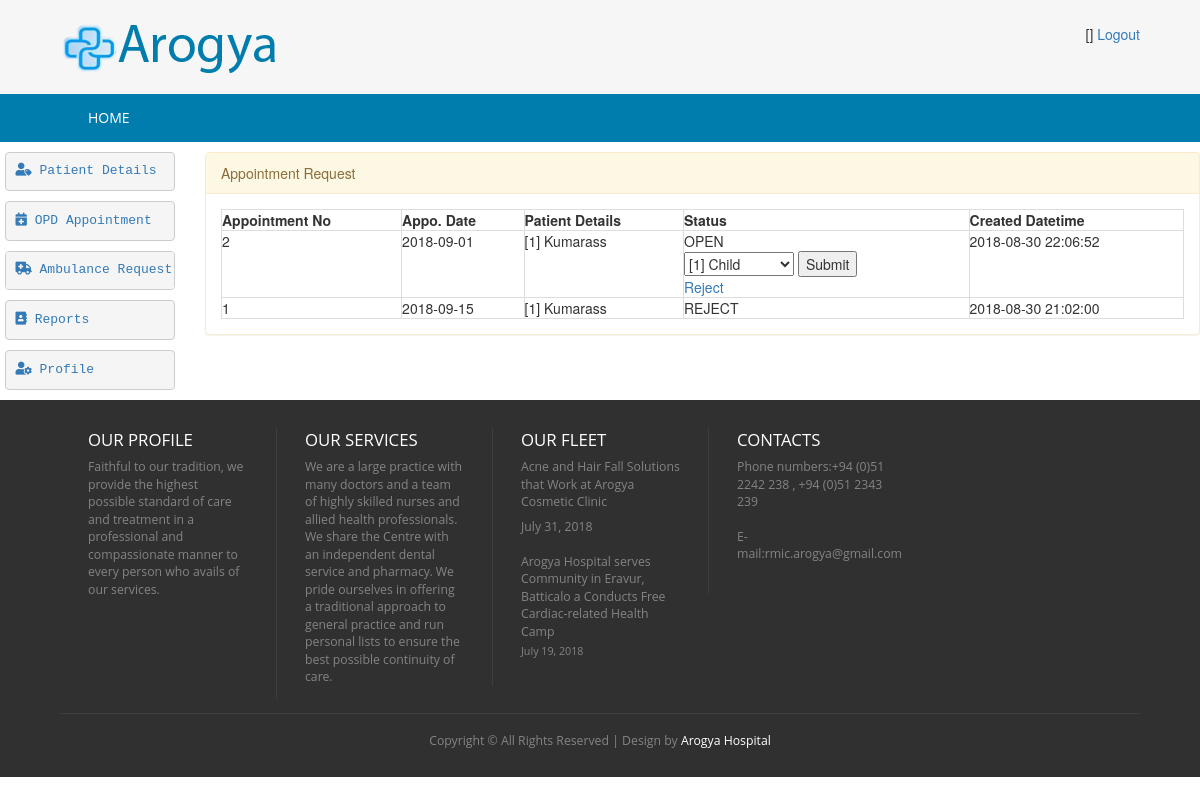
Page /index.php/opd_controller/loadPatientOpdHistory on the committed database.
### tables this page shows
CREATE TABLE `hms_opd_appointment` (
  `id` int(5) NOT NULL AUTO_INCREMENT,
  `patient_id` int(5) DEFAULT NULL,
  `doctor_id` int(5) DEFAULT NULL,
  `appointment_date` varchar(30) DEFAULT NULL,
  `status_code` varchar(20) DEFAULT NULL,
  `created_date` timestamp NOT NULL DEFAULT CURRENT_TIMESTAMP ON UPDATE CURRENT_TIMESTAMP,
  `created_user` int(5) DEFAULT NULL,
  `updated_user` int(5) DEFAULT NULL,
  `fee` int(5) DEFAULT NULL,
  PRIMARY KEY (`id`)
);

CREATE TABLE `hms_patient` (
  `id` int(5) NOT NULL AUTO_INCREMENT,
  `first_name` varchar(100) DEFAULT NULL,
  `last_name` varchar(100) DEFAULT NULL,
  `telephone` varchar(20) DEFAULT NULL,
  `dob` varchar(25) DEFAULT NULL,
  `email` varchar(50) DEFAULT NULL,
  `pword` text,
  `status_code` varchar(20) DEFAULT 'ACTIVE',
  `user_role` varchar(20) DEFAULT 'PATIENT',
  `created_date` timestamp NULL DEFAULT CURRENT_TIMESTAMP,
  PRIMARY KEY (`id`),
  UNIQUE KEY `NewIndex1_email` (`email`)
);

### application/controllers/OPD_Controller.php (called while the page is built, shortened)
<?php
class OPD_Controller extends CI_Controller {
    public function loadPatientOpdHistory() {
        $this->load->model(array('OPDAppointment', 'Ward'));
        $data['msg'] = '';
        $oPDAppointment0 = new OPDAppointment();
        $ward = new Ward();
        $get = $oPDAppointment0->getOPDAppointmentList();
        $data['opdAppoList'] = $get;
        $data['wardList'] = $ward->get();
        $this->load->view('opd/opd-patient-opd-history', $data);
    }
}

### index.php (called while the page is built, shortened)
<?php
require_once BASEPATH.'core/CodeIgniter.php';

### application/models/OPDAppointment.php (called while the page is built, shortened)
<?php
class OPDAppointment extends MY_Model {
    public function getOPDAppointmentList() {
        $this->db->select('hms_opd_appointment.*,hms_patient.first_name');
        $this->db->from('hms_opd_appointment');
        $this->db->join('hms_patient', 'hms_patient.id = hms_opd_appointment.patient_id');
        $this->db->order_by('hms_opd_appointment.id', 'desc');
        $query = $this->db->get();
        if ($query->num_rows() > 0) {
            return $query->result();
        } else {
            return FALSE;
        }
    }
}

### application/core/my_model.php (called while the page is built, shortened)
<?php
class MY_Model extends CI_Model{
    public function get($limit=0,$offset = 0) {
        if($limit){
            $query = $this->db->get($this::DB_TABLE,$limit,$offset);
        }else{
            $query = $this->db->get($this::DB_TABLE);
        }
        $ret_val = array();
        foreach ($query->result() as $row) {
            $model = new $class;
            $model->populate($row);
            $ret_val[$row->{$this::DB_TABLE_PK}] = $model;
        }
        return $ret_val;
    }
}

### application/views/opd/opd-patient-opd-history.php (the view, shortened to what this page needs)
<!DOCTYPE HTML>
<html>
    <head>
        <link href="<?php echo base_url('css/style.css'); ?>" rel="stylesheet" type="text/css"  media="all" />
        <link href="<?php echo base_url('css/bootstrap.css'); ?>" rel="stylesheet" type="text/css"/>
        <link rel="stylesheet" href="<?php echo base_url('css/responsiveslides.css') ?>">
        <link rel="stylesheet" href="https://use.fontawesome.com/releases/v5.2.0/css/all.css">
    </head>
    <body>
        <div class="header">
            <div class="main-header">
                <div class="wrap">
                </div>
            </div>
            <div class="top-nav">
                <div class="wrap">
                    <ul>
                    </ul>
                </div>
            </div>
        </div>
        <div class="content">
            <div class="row">
                <div class="col-md-2">
                </div>
                <div class="col-md-10">
                    <div class="panel panel-warning">
                        <div class="panel-heading ">Appointment Request</div>
                        <div class="panel-body">
                            <table class="table-bordered" style="width: 100%">
                                <tr style="font-weight: bold">
                                    <td>Appointment No</td>
                                    <td>Appo. Date</td>
                                    <td>Patient Details</td>
                                    <td>Status</td>
                                    <td>Created Datetime</td>
                                </tr>
                                <?php
                                if ($opdAppoList != null)
                                    foreach ($opdAppoList as $value) {
                                        ?>
                                        <tr>
                                            <td><?= $value->id ?></td>
                                            <td><?= $value->appointment_date ?></td>
                                            <td>[<?= $value->created_user ?>] <?= $value->first_name ?></td>
                                            <td><?= $value->status_code ?>
                                                <?php if ($value->status_code == 'OPEN') { ?>
                                                    <form action="<?php echo base_url('OPD_Controller/wardPlacement') ?>" method="post">
                                                        <select name="ward_id">
                                                            <?php foreach ($wardList as $va) {
                                                                ?>
                                                            <option value="<?= $va->ward_no ?>"> [<?= $va->ward_no ?>] <?= $va->ward_name ?></option>
                                                            <?php }
                                                            ?>
                                                        </select>
                                                        <input type="submit" />
                                                    </form>
                                                <a href="<?= base_url('OPD_Controller/rejectAppointment/'.$value->id)?>">Reject</a>
                                                <?php } ?>
                                            </td>
                                            <td><?= $value->created_date ?></td>
                                        </tr>
                                    <?php }
                                ?>
                            </table>
                        </div>
                    </div>
                </div>
            </div>
        </div>
    </body>
</html>

### css/style.css (style rules this page uses)
html,body,div,span,applet,object,iframe,h1,h2,h3,h4,h5,h6,p,blockquote,pre,a,abbr,acronym,address,big,cite,code,del,dfn,em,img,ins,kbd,q,s,samp,small,strike,strong,sub,sup,tt,var,b,u,i,dl,dt,dd,ol,nav ul,nav li,fieldset,form,label,legend,table,caption,tbody,tfoot,thead,tr,th,td,article,aside,canvas,details,embed,figure,figcaption,footer,header,hgroup,menu,nav,output,ruby,section,summary,time,mark,audio,video { margin:0;padding:0;border:0;font-size:100%;font:inherit;vertical-align:baseline; }
ol,ul { list-style:none;margin:0px;padding:0px; }
table { border-collapse:collapse;border-spacing:0; }
a { text-decoration:none; }
body { background: #F6F6F6; }
.wrap { width:80%; margin:0 auto; }
.main-header { padding: 1.7em 0 1.5em 0; background: #F6F6F6; }
.top-nav { background:#007DAD; }
@media (max-width: 1366px) { .wrap { width:90%; } }

### rows in the picture
hms_opd_appointment: id "2", appointment_date "2018-09-01", created_user "1", hms_patient.first_name "Kumarass", status_code "OPEN", created_date "2018-08-30 22:06:52"
hms_opd_appointment: id "1", appointment_date "2018-09-15", created_user "1", hms_patient.first_name "Kumarass", status_code "REJECT", created_date "2018-08-30 21:02:00"
